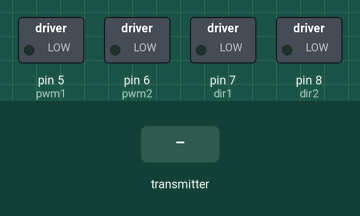
The sketch below on a simulated Arduino Uno, built with avr-gcc and run on an emulated ATmega328P. On the bench: switched loads named in the sketch (green lamp = pin HIGH). The test bench sets the inputs (shaded band).

Above: at 1.2 s.
1.3 s: the transmitter starts sending readChannel.1 = 1000
At 1.6 s:
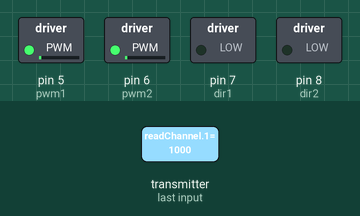
2.8 s: the transmitter starts sending readChannel.2 = 1000
At 4.0 s:
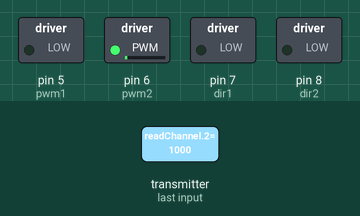
4.3 s: the transmitter starts sending readChannel.1 = 1250
At 4.9 s:
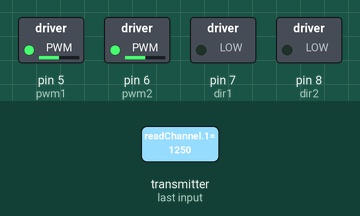
5.8 s: the transmitter starts sending readChannel.2 = 1500
At 6.1 s:
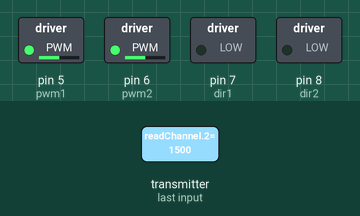
7.3 s: the transmitter starts sending readChannel.1 = 2000
At 8.5 s:
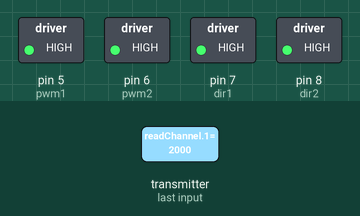
8.8 s: the transmitter starts sending readChannel.2 = 1250
At 9.8 s:
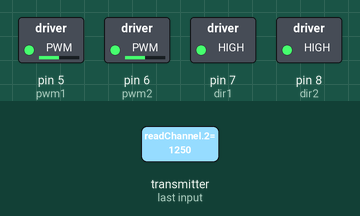
Timing chart, 0 to 11.3 s (numbered marks = the images above; inputs shaded):
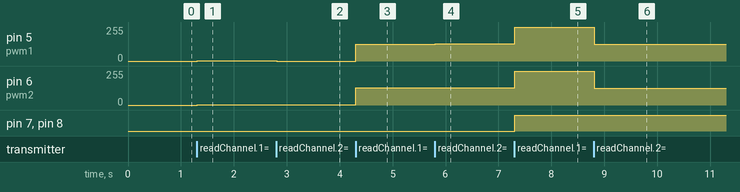

Measured:
- after the input at 1.3 s, pin 5 (pwm1), pin 6 (pwm2): 0/255 → 1/255 at once
- after the input at 2.8 s, pin 5 (pwm1): 1/255 → 0/255 at once; pin 6 (pwm2): 1/255 → 2/255 at once
- after the input at 4.3 s, pin 5 (pwm1): 0/255 → 127/255 at once; pin 6 (pwm2): 2/255 → 129/255 at once
- after the input at 5.8 s, pin 5 (pwm1): 127/255 → 128/255 at once; pin 6 (pwm2): 129/255 → 128/255 at once
- after the input at 7.3 s, pin 5 (pwm1), pin 6 (pwm2): 128/255 → 255/255 at once; pin 7 (dir1), pin 8 (dir2): LOW → HIGH at once
- after the input at 8.8 s, pin 5 (pwm1), pin 6 (pwm2): 255/255 → 127/255 at once

The sketch:

gripperibus.ino
```cpp
#include <IBusBM.h>
#include <Servo.h>
int pwm1= 5;
int pwm2 = 6;
int dir1=7;
int dir2 =8;
IBusBM ibus;
Servo myservo;

void setup() {
  // put your setup code here, to run once:
  ibus.begin(Serial);
  Serial.begin(115200);
  pinMode(pwm1,OUTPUT);
  pinMode(pwm2,OUTPUT);
  pinMode(dir1,OUTPUT);
  pinMode(dir2,OUTPUT);
  ibus.begin(Serial);


}

int readchannell(int channel){
  int channelval = ibus.readChannel(channel);
  return map(channelval, 1000,2000, -255,255);
}


void loop() {
   int forback= readchannell(1);
   int lefright = readchannell(2);
   int motor1 = forback - lefright;
   int motor2 = forback + lefright;
   analogWrite(pwm1,motor1);
   analogWrite(pwm2,motor2);
   if (forback > 0){
      digitalWrite(dir1,HIGH);
      digitalWrite(dir2,HIGH);
   } else{
      digitalWrite(dir1,LOW);
      digitalWrite(dir2,LOW);
   }

  delay(10);

  // put your main code here, to run repeatedly:

}
```
